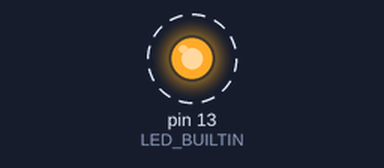
Recording of a sketch running on a simulated Arduino Uno, built with avr-gcc and run on an emulated ATmega328P. Shown: output pins drawn as LEDs (lit = HIGH). Dashed ring = blinking.

Above: at 0.1 s.
Timing chart, 0 to 3.0 s (numbered marks = the images above):
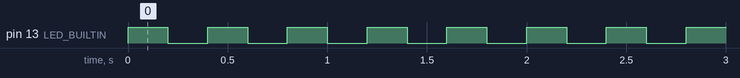

The sketch:

LillyPadPowerDown.ino
```cpp
#include <avr/sleep.h>

void setup() {
  pinMode(LED_BUILTIN, OUTPUT);
}

void loop() {
  halfSecondFlash();
  if(minutesRunning() >= 15) {
    powerDown();
  }
}

unsigned long minutesRunning() {
  return millis() / 60000;
}

void halfSecondFlash() {
  digitalWrite(LED_BUILTIN, HIGH);
  delay(200);
  digitalWrite(LED_BUILTIN, LOW);
  delay(200);

}

void powerDown()
{
  set_sleep_mode(SLEEP_MODE_PWR_DOWN);
  sleep_enable();
  sleep_mode();
}
```

Measured:
- by itself, pin 13 (LED_BUILTIN): alternates HIGH for 0.20 s and LOW for 0.20 s
